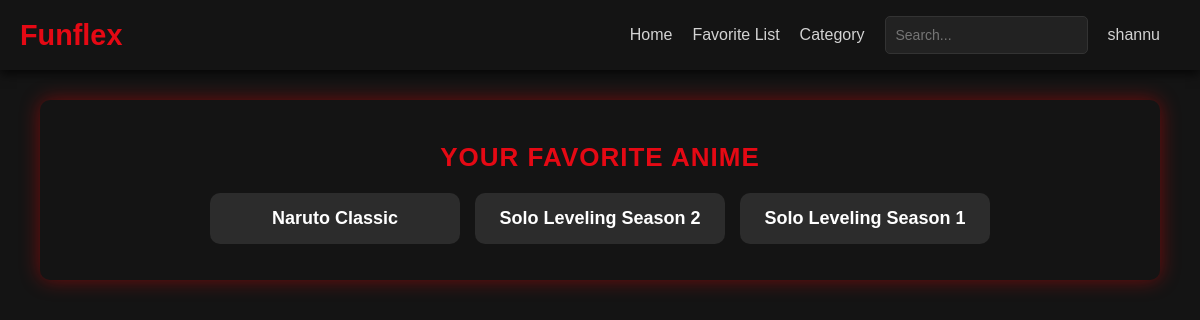
Page /favorite_list/ (signed in) on the committed database.
### anime/models.py (models this page shows, shortened)
class Favorite(models.Model):
    user = models.ForeignKey(User, on_delete=models.CASCADE)
    anime_title = models.ForeignKey(AnimeTitle, on_delete=models.CASCADE)
    created_at = models.DateTimeField(auto_now_add=True)
    class Meta:
        ordering = ['-created_at']
        unique_together = ('user', 'anime_title')  # Prevent duplicate favorites

class AnimeTitle(models.Model):
    image = models.ImageField(upload_to='anime_images/')
    title = models.CharField(max_length=200, unique=True)
    category = models.ManyToManyField(Category)
    description = models.TextField()
    uploaded = models.DateTimeField(auto_now_add=True)

### anime/views.py (the view)
# urls.py: path('favorite_list/',fav_list, name='fav-list'),
@login_required(login_url='user-login')
def fav_list(request):
    search = request.GET.get('search','')
    if search:
        fav_list = Favorite.objects.filter(user=request.user,anime_title__title__icontains=search)
    else:
        fav_list = Favorite.objects.filter(user=request.user)
    context = {'fav_list': fav_list}
    return render(request, 'anime/favorite.html', context)

### anime/templates/anime/favorite.html (shortened to what this page needs)
{% extends 'base.html' %}
{% block content %}
<div class="fav-container">
    <h2 class="fav-title">Your Favorite Anime</h2>
    <ul class="fav-list">
        {% for list in fav_list %}
        <a href="{% url 'episodes' list.anime_title.title %}">
            <li class="fav-item">{{ list.anime_title.title }}</li>
        </a>
        {% endfor %}
    </ul>
</div>
{% endblock %}

### templates/nav.html (shortened to what this page needs)
<!DOCTYPE html>
<html lang="en">
<head>
</head>
<body>
    <nav>
        <a href="{% url 'details' %}" class="title">Funflex</a>
        <ul class="options">
            <li><a href="{% url 'home' %}">Home</a></li>
            <li><a href="{% url 'fav-list' %}">Favorite List</a></li>
            <li><a href="{% url 'category' %}">Category</a></li>
            <form class="search-bar" method="get" action="">
                <input type="text" name="search" placeholder="Search...">
            </form>
            {% if request.user.is_authenticated %}
            <li class="account">
                <a href="#">{{request.user}}</a>
            </li>
        </ul>
    </nav>
</body>
</html>

### static/css/style.css (style rules this page uses)
body { margin: 0; font-family: 'Netflix Sans', 'Arial', sans-serif; background-color: #141414; color: #e5e5e5; }

### static/css/nav.css (style rules this page uses)
nav { background-color: #141414; color: lightgray; height: 70px; display: flex; align-items: center; justify-content: space-between; padding: 0 20px; position: sticky; top: 0; width: 100%; z-index: 100; box-sizing: border-box; box-shadow: 0 4px 10px rgba(0, 0, 0, 0.7); }
.title { text-decoration: none; color: #e50914; font-size: 1.8em; font-weight: bold; margin-right: 20px; transition: color 0.3s ease, text-shadow 0.3s ease; }
.options { display: flex; align-items: center; list-style: none; padding: 0; margin: 0; }
.options li { margin-right: 20px; transition: color 0.3s ease, text-shadow 0.3s ease; position: relative; }
.options li a { text-decoration: none; color: lightgray; font-size: 16px; padding: 5px 0; transition: color 0.3s ease, text-shadow 0.3s ease; }
.search-bar { flex-grow: 1; margin-right: 20px; padding: 5px; border: 1px solid #333; background-color: #222; color: lightgray; border-radius: 5px; display: flex; }
.search-bar input[type="text"] { width: 100%; padding: 5px; background-color: transparent; border: none; color: lightgray; font-size: 14px; }
.account { position: relative; cursor: pointer; }
.account a { color: lightgray; font-size: 16px; text-decoration: none; padding: 5px; }

### static/css/anime_episode_list.css (style rules this page uses)
a { text-decoration: none; color: inherit; }

### static/css/fav_list.css (style rules this page uses)
.fav-container { width: 90%; margin: 30px auto; padding: 20px; background: #141414; border-radius: 10px; box-shadow: 0 0 20px rgba(255, 0, 0, 0.4); text-align: center; }
.fav-title { font-size: 26px; font-weight: bold; color: #e50914; margin-bottom: 20px; text-transform: uppercase; letter-spacing: 1px; transition: 0.3s ease-in-out; }
.fav-list { display: flex; flex-wrap: wrap; justify-content: center; gap: 15px; padding: 0; list-style: none; }
.fav-item { background: rgba(255, 255, 255, 0.1); padding: 15px; border-radius: 10px; transition: 0.3s ease-in-out; font-size: 18px; color: white; font-weight: bold; width: 220px; text-align: center; position: relative; overflow: hidden; cursor: pointer; }

### static/css/details.css (style rules this page uses)
body { background-color: #141414; color: white; font-family: Arial, sans-serif; margin: 0; padding: 0; }

### rows in the picture
Favorite: anime_title "Naruto Classic"
Favorite: anime_title "Solo Leveling Season 2"
Favorite: anime_title "Solo Leveling Season 1"

### other values in the picture
{{ request.user }} "shannu"
